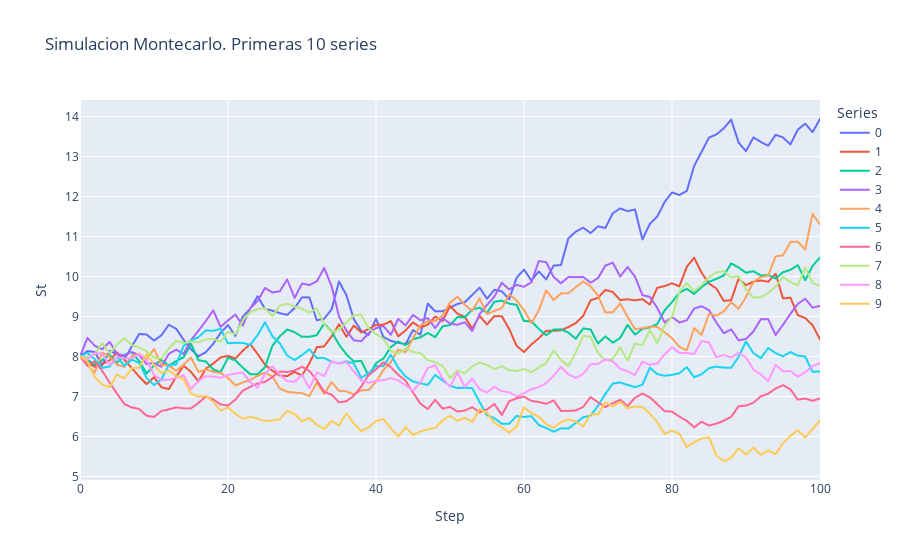

Write notebook code for a chart like this one.
### Code cell
# Grafico del montecarlo
nseries = 10
pd.DataFrame(mc[:nseries,:]).T.plot(
    title=f'Simulacion Montecarlo. Primeras {nseries} series',
    labels=dict(index="Step", value="St", variable="Series")
)
